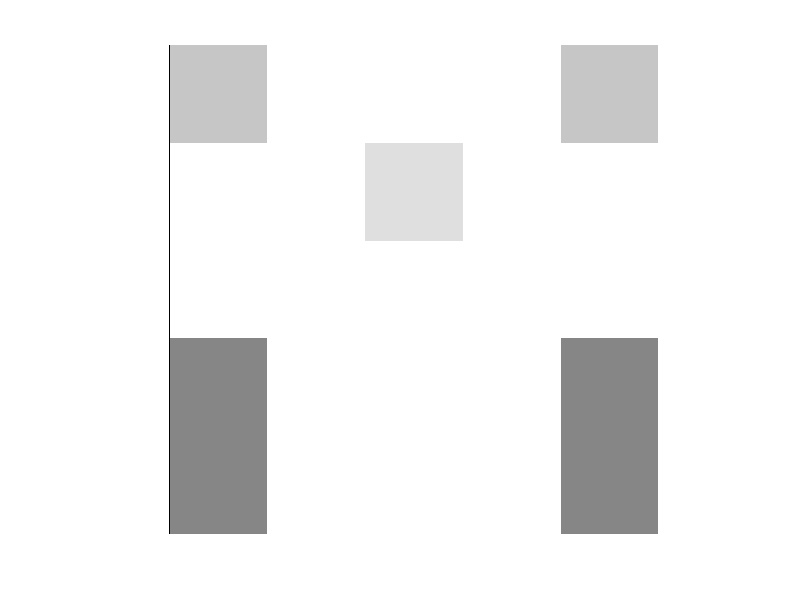
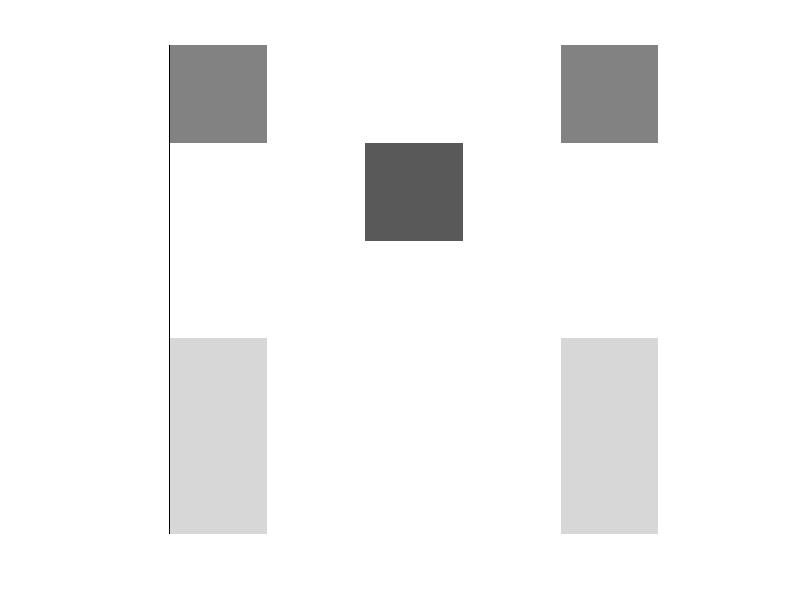
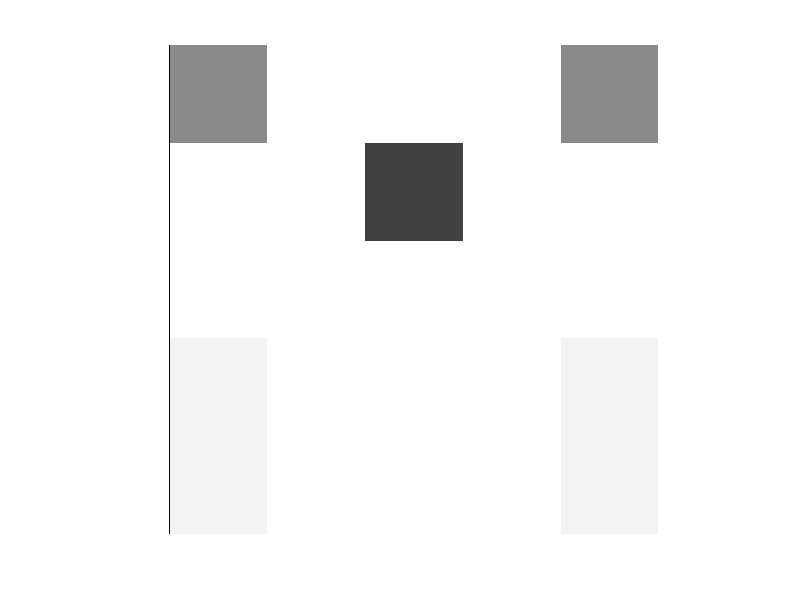
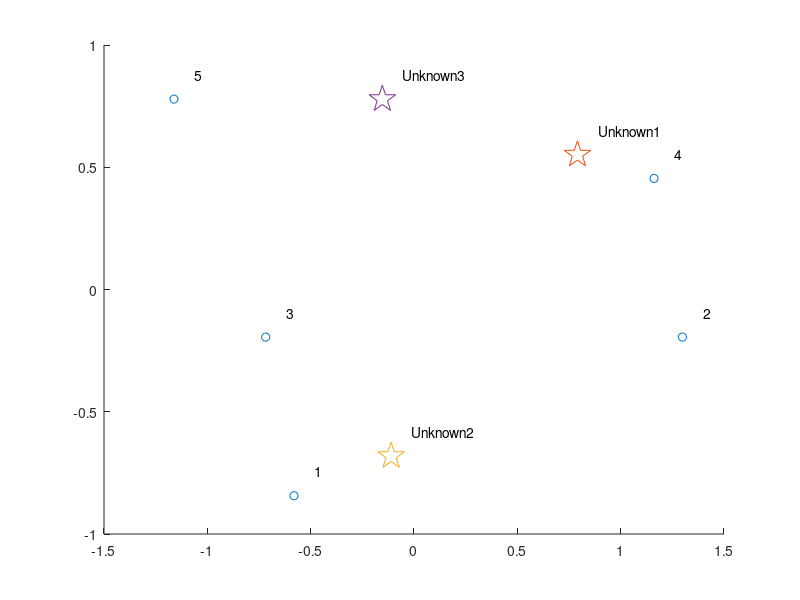

Write the MATLAB code that produced these figures, in order.
%% PCA Case Study Implmentation

%% Step 1: Create Dataset
face1 = [0 0 0 1 0 1 0 0 0 1 0 0 1 0 1 1 0 0 0 1 0 0 0 1 0]';
face2 = [0 0 0 0 1 1 0 0 0 1 0 0 1 0 1 1 0 0 0 1 0 0 0 0 1]';
face3 = [0 0 0 1 0 1 0 0 0 1 0 1 1 0 1 1 0 0 0 1 0 0 0 1 0]';
face4 = [0 0 0 0 1 1 0 0 0 1 0 1 1 0 1 1 0 0 0 1 0 0 0 0 1]';
face5 = [1 0 0 1 0 1 0 0 0 1 0 1 1 0 1 1 0 0 0 1 1 0 0 1 0]';
unknown1 = [0 0 0 0 0.4 1 0.8 0 0 0.6 0 1 1 0 1 1 0 0 0.2 1 0.4 0 0 0 1]';
unknown2 = [0 0 0 1 0 1 0 0 0 0 0 0 1 0 0 1 0 0 0 0 0 0 0 0 0]';
unknown3 = [1 0.5 0.5 0.5 0.5 1 0.5 0.5 0.5 0.5 0 0.5 0.5 0.5 0.5 1 0.5 0.5 0.5 0.5 1 0.5 0.5 0.5 0.5]';
X = [face1 face2 face3 face4 face5];
[m n] = size(X);

%% Step 2: Subtracting 'Average face'
E = mean(X,2);
A = X-repmat(E,1,n);

%% Step 3: Covariance Matrix
C = A*A'/n;

%% Step 4: Eigenvalues & Eigenvectors
[u, lambda] = eig(C);
% show 'eigenfaces'
imshow(reshape(1-abs(u(:,end)),n,n)); figure;
imshow(reshape(1-abs(u(:,end-1)),n,n)); figure;
imshow(reshape(1-abs(u(:,end-2)),n,n)); figure;

%% Step 5: Reducing Dimensionality
% only take the 'd' most significant eigenvalues
d = 2;
lambda = fliplr(diag(lambda(end-(d-1):end,end-(d-1):end)));
u = fliplr(u(:,end-(d-1):end));

%% Step 6: Feature Vectors Reconstruction
Y = u'*A;
% plot the resulting feature vectors (only works if d=2)
dx=0.1;
scatter(Y(1,:),Y(end,:));
text(Y(1,:)+dx, Y(end,:)+dx, cellstr(num2str([1:5]')));
hold on;

%% Step 7: Finally, Recognition
Y1 = u'*(unknown1-E);
Y2 = u'*(unknown2-E);
Y3 = u'*(unknown3-E);
scatter(Y1(1),Y1(2),'Marker','p','SizeData',20^2);
text(Y1(1)+dx, Y1(2)+dx, 'Unknown1');
scatter(Y2(1),Y2(2),'Marker','p','SizeData',20^2);
text(Y2(1)+dx, Y2(2)+dx, 'Unknown2');
scatter(Y3(1),Y3(2),'Marker','p','SizeData',20^2);
text(Y3(1)+dx, Y3(2)+dx, 'Unknown3');